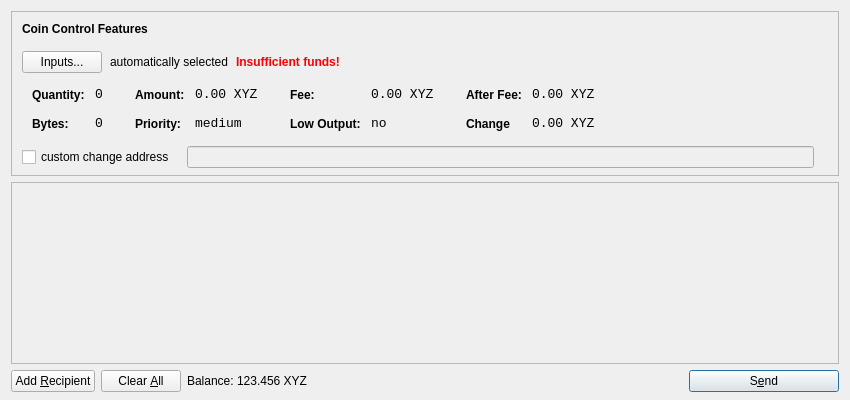
<?xml version="1.0" encoding="UTF-8"?>
<ui version="4.0">
 <class>SendCoinsDialog</class>
 <widget class="QDialog" name="SendCoinsDialog">
  <property name="geometry">
   <rect>
    <x>0</x>
    <y>0</y>
    <width>850</width>
    <height>400</height>
   </rect>
  </property>
  <property name="windowTitle">
   <string>Send Coins</string>
  </property>
  <property name="styleSheet">
   <string notr="true">background-image: url(:/images/gr);</string>
  </property>
  <layout class="QVBoxLayout" name="verticalLayout" stretch="0,1,0">
   <property name="bottomMargin">
    <number>8</number>
   </property>
   <item>
    <widget class="QFrame" name="frameCoinControl">
     <property name="sizePolicy">
      <sizepolicy hsizetype="Expanding" vsizetype="Expanding">
       <horstretch>0</horstretch>
       <verstretch>0</verstretch>
      </sizepolicy>
     </property>
     <property name="maximumSize">
      <size>
       <width>16777215</width>
       <height>16777215</height>
      </size>
     </property>
     <property name="frameShape">
      <enum>QFrame::StyledPanel</enum>
     </property>
     <property name="frameShadow">
      <enum>QFrame::Sunken</enum>
     </property>
     <layout class="QVBoxLayout" name="verticalLayoutCoinControl2">
      <property name="spacing">
       <number>6</number>
      </property>
      <property name="leftMargin">
       <number>0</number>
      </property>
      <property name="topMargin">
       <number>0</number>
      </property>
      <property name="rightMargin">
       <number>0</number>
      </property>
      <property name="bottomMargin">
       <number>6</number>
      </property>
      <item>
       <layout class="QVBoxLayout" name="verticalLayoutCoinControl" stretch="0,0,0,0,1">
        <property name="spacing">
         <number>0</number>
        </property>
        <property name="leftMargin">
         <number>10</number>
        </property>
        <property name="topMargin">
         <number>10</number>
        </property>
        <item>
         <layout class="QHBoxLayout" name="horizontalLayoutCoinControl1">
          <property name="bottomMargin">
           <number>15</number>
          </property>
          <item>
           <widget class="QLabel" name="labelCoinControlFeatures">
            <property name="sizePolicy">
             <sizepolicy hsizetype="Preferred" vsizetype="Maximum">
              <horstretch>0</horstretch>
              <verstretch>0</verstretch>
             </sizepolicy>
            </property>
            <property name="font">
             <font>
              <weight>75</weight>
              <bold>true</bold>
             </font>
            </property>
            <property name="styleSheet">
             <string notr="true">font-weight:bold;</string>
            </property>
            <property name="text">
             <string>Coin Control Features</string>
            </property>
           </widget>
          </item>
         </layout>
        </item>
        <item>
         <layout class="QHBoxLayout" name="horizontalLayoutCoinControl2" stretch="0,0,0,0">
          <property name="spacing">
           <number>8</number>
          </property>
          <property name="bottomMargin">
           <number>10</number>
          </property>
          <item>
           <widget class="QPushButton" name="pushButtonCoinControl">
            <property name="styleSheet">
             <string notr="true"/>
            </property>
            <property name="text">
             <string>Inputs...</string>
            </property>
           </widget>
          </item>
          <item>
           <widget class="QLabel" name="labelCoinControlAutomaticallySelected">
            <property name="text">
             <string>automatically selected</string>
            </property>
            <property name="margin">
             <number>5</number>
            </property>
           </widget>
          </item>
          <item>
           <widget class="QLabel" name="labelCoinControlInsuffFunds">
            <property name="font">
             <font>
              <weight>75</weight>
              <bold>true</bold>
             </font>
            </property>
            <property name="styleSheet">
             <string notr="true">color:red;font-weight:bold;</string>
            </property>
            <property name="text">
             <string>Insufficient funds!</string>
            </property>
            <property name="margin">
             <number>5</number>
            </property>
           </widget>
          </item>
          <item>
           <spacer name="horizontalSpacerCoinControl">
            <property name="orientation">
             <enum>Qt::Horizontal</enum>
            </property>
            <property name="sizeHint" stdset="0">
             <size>
              <width>40</width>
              <height>1</height>
             </size>
            </property>
           </spacer>
          </item>
         </layout>
        </item>
        <item>
         <widget class="QWidget" name="widgetCoinControl" native="true">
          <property name="sizePolicy">
           <sizepolicy hsizetype="Preferred" vsizetype="Preferred">
            <horstretch>0</horstretch>
            <verstretch>0</verstretch>
           </sizepolicy>
          </property>
          <property name="minimumSize">
           <size>
            <width>0</width>
            <height>0</height>
           </size>
          </property>
          <property name="styleSheet">
           <string notr="true"/>
          </property>
          <layout class="QHBoxLayout" name="horizontalLayoutCoinControl5">
           <property name="leftMargin">
            <number>0</number>
           </property>
           <property name="topMargin">
            <number>0</number>
           </property>
           <property name="rightMargin">
            <number>0</number>
           </property>
           <property name="bottomMargin">
            <number>0</number>
           </property>
           <item>
            <layout class="QHBoxLayout" name="horizontalLayoutCoinControl3" stretch="0,0,0,1">
             <property name="spacing">
              <number>20</number>
             </property>
             <property name="topMargin">
              <number>0</number>
             </property>
             <property name="bottomMargin">
              <number>10</number>
             </property>
             <item>
              <layout class="QFormLayout" name="formLayoutCoinControl1">
               <property name="horizontalSpacing">
                <number>10</number>
               </property>
               <property name="verticalSpacing">
                <number>14</number>
               </property>
               <property name="leftMargin">
                <number>10</number>
               </property>
               <property name="topMargin">
                <number>4</number>
               </property>
               <property name="rightMargin">
                <number>6</number>
               </property>
               <item row="0" column="0">
                <widget class="QLabel" name="labelCoinControlQuantityText">
                 <property name="styleSheet">
                  <string notr="true">font-weight:bold;</string>
                 </property>
                 <property name="text">
                  <string>Quantity:</string>
                 </property>
                 <property name="margin">
                  <number>0</number>
                 </property>
                </widget>
               </item>
               <item row="0" column="1">
                <widget class="QLabel" name="labelCoinControlQuantity">
                 <property name="font">
                  <font>
                   <family>Monospace</family>
                   <pointsize>10</pointsize>
                  </font>
                 </property>
                 <property name="cursor">
                  <cursorShape>IBeamCursor</cursorShape>
                 </property>
                 <property name="contextMenuPolicy">
                  <enum>Qt::ActionsContextMenu</enum>
                 </property>
                 <property name="text">
                  <string>0</string>
                 </property>
                 <property name="margin">
                  <number>0</number>
                 </property>
                 <property name="textInteractionFlags">
                  <set>Qt::LinksAccessibleByMouse|Qt::TextSelectableByKeyboard|Qt::TextSelectableByMouse</set>
                 </property>
                </widget>
               </item>
               <item row="1" column="0">
                <widget class="QLabel" name="labelCoinControlBytesText">
                 <property name="styleSheet">
                  <string notr="true">font-weight:bold;</string>
                 </property>
                 <property name="text">
                  <string>Bytes:</string>
                 </property>
                </widget>
               </item>
               <item row="1" column="1">
                <widget class="QLabel" name="labelCoinControlBytes">
                 <property name="font">
                  <font>
                   <family>Monospace</family>
                   <pointsize>10</pointsize>
                  </font>
                 </property>
                 <property name="cursor">
                  <cursorShape>IBeamCursor</cursorShape>
                 </property>
                 <property name="contextMenuPolicy">
                  <enum>Qt::ActionsContextMenu</enum>
                 </property>
                 <property name="text">
                  <string>0</string>
                 </property>
                 <property name="textInteractionFlags">
                  <set>Qt::LinksAccessibleByMouse|Qt::TextSelectableByKeyboard|Qt::TextSelectableByMouse</set>
                 </property>
                </widget>
               </item>
              </layout>
             </item>
             <item>
              <layout class="QFormLayout" name="formLayoutCoinControl2">
               <property name="horizontalSpacing">
                <number>10</number>
               </property>
               <property name="verticalSpacing">
                <number>14</number>
               </property>
               <property name="leftMargin">
                <number>6</number>
               </property>
               <property name="topMargin">
                <number>4</number>
               </property>
               <property name="rightMargin">
                <number>6</number>
               </property>
               <item row="0" column="0">
                <widget class="QLabel" name="labelCoinControlAmountText">
                 <property name="styleSheet">
                  <string notr="true">font-weight:bold;</string>
                 </property>
                 <property name="text">
                  <string>Amount:</string>
                 </property>
                 <property name="margin">
                  <number>0</number>
                 </property>
                </widget>
               </item>
               <item row="0" column="1">
                <widget class="QLabel" name="labelCoinControlAmount">
                 <property name="font">
                  <font>
                   <family>Monospace</family>
                   <pointsize>10</pointsize>
                  </font>
                 </property>
                 <property name="cursor">
                  <cursorShape>IBeamCursor</cursorShape>
                 </property>
                 <property name="contextMenuPolicy">
                  <enum>Qt::ActionsContextMenu</enum>
                 </property>
                 <property name="text">
                  <string>0.00 XYZ</string>
                 </property>
                 <property name="textInteractionFlags">
                  <set>Qt::LinksAccessibleByMouse|Qt::TextSelectableByKeyboard|Qt::TextSelectableByMouse</set>
                 </property>
                </widget>
               </item>
               <item row="1" column="0">
                <widget class="QLabel" name="labelCoinControlPriorityText">
                 <property name="styleSheet">
                  <string notr="true">font-weight:bold;</string>
                 </property>
                 <property name="text">
                  <string>Priority:</string>
                 </property>
                </widget>
               </item>
               <item row="1" column="1">
                <widget class="QLabel" name="labelCoinControlPriority">
                 <property name="font">
                  <font>
                   <family>Monospace</family>
                   <pointsize>10</pointsize>
                  </font>
                 </property>
                 <property name="cursor">
                  <cursorShape>IBeamCursor</cursorShape>
                 </property>
                 <property name="contextMenuPolicy">
                  <enum>Qt::ActionsContextMenu</enum>
                 </property>
                 <property name="text">
                  <string>medium</string>
                 </property>
                 <property name="textInteractionFlags">
                  <set>Qt::LinksAccessibleByMouse|Qt::TextSelectableByKeyboard|Qt::TextSelectableByMouse</set>
                 </property>
                </widget>
               </item>
              </layout>
             </item>
             <item>
              <layout class="QFormLayout" name="formLayoutCoinControl3">
               <property name="horizontalSpacing">
                <number>10</number>
               </property>
               <property name="verticalSpacing">
                <number>14</number>
               </property>
               <property name="leftMargin">
                <number>6</number>
               </property>
               <property name="topMargin">
                <number>4</number>
               </property>
               <property name="rightMargin">
                <number>6</number>
               </property>
               <item row="0" column="0">
                <widget class="QLabel" name="labelCoinControlFeeText">
                 <property name="styleSheet">
                  <string notr="true">font-weight:bold;</string>
                 </property>
                 <property name="text">
                  <string>Fee:</string>
                 </property>
                 <property name="margin">
                  <number>0</number>
                 </property>
                </widget>
               </item>
               <item row="0" column="1">
                <widget class="QLabel" name="labelCoinControlFee">
                 <property name="font">
                  <font>
                   <family>Monospace</family>
                   <pointsize>10</pointsize>
                  </font>
                 </property>
                 <property name="cursor">
                  <cursorShape>IBeamCursor</cursorShape>
                 </property>
                 <property name="contextMenuPolicy">
                  <enum>Qt::ActionsContextMenu</enum>
                 </property>
                 <property name="text">
                  <string>0.00 XYZ</string>
                 </property>
                 <property name="textInteractionFlags">
                  <set>Qt::LinksAccessibleByMouse|Qt::TextSelectableByKeyboard|Qt::TextSelectableByMouse</set>
                 </property>
                </widget>
               </item>
               <item row="1" column="0">
                <widget class="QLabel" name="labelCoinControlLowOutputText">
                 <property name="styleSheet">
                  <string notr="true">font-weight:bold;</string>
                 </property>
                 <property name="text">
                  <string>Low Output:</string>
                 </property>
                </widget>
               </item>
               <item row="1" column="1">
                <widget class="QLabel" name="labelCoinControlLowOutput">
                 <property name="font">
                  <font>
                   <family>Monospace</family>
                   <pointsize>10</pointsize>
                  </font>
                 </property>
                 <property name="cursor">
                  <cursorShape>IBeamCursor</cursorShape>
                 </property>
                 <property name="contextMenuPolicy">
                  <enum>Qt::ActionsContextMenu</enum>
                 </property>
                 <property name="text">
                  <string>no</string>
                 </property>
                 <property name="textInteractionFlags">
                  <set>Qt::LinksAccessibleByMouse|Qt::TextSelectableByKeyboard|Qt::TextSelectableByMouse</set>
                 </property>
                </widget>
               </item>
              </layout>
             </item>
             <item>
              <layout class="QFormLayout" name="formLayoutCoinControl4">
               <property name="horizontalSpacing">
                <number>10</number>
               </property>
               <property name="verticalSpacing">
                <number>14</number>
               </property>
               <property name="leftMargin">
                <number>6</number>
               </property>
               <property name="topMargin">
                <number>4</number>
               </property>
               <property name="rightMargin">
                <number>6</number>
               </property>
               <item row="0" column="0">
                <widget class="QLabel" name="labelCoinControlAfterFeeText">
                 <property name="styleSheet">
                  <string notr="true">font-weight:bold;</string>
                 </property>
                 <property name="text">
                  <string>After Fee:</string>
                 </property>
                 <property name="margin">
                  <number>0</number>
                 </property>
                </widget>
               </item>
               <item row="0" column="1">
                <widget class="QLabel" name="labelCoinControlAfterFee">
                 <property name="font">
                  <font>
                   <family>Monospace</family>
                   <pointsize>10</pointsize>
                  </font>
                 </property>
                 <property name="cursor">
                  <cursorShape>IBeamCursor</cursorShape>
                 </property>
                 <property name="contextMenuPolicy">
                  <enum>Qt::ActionsContextMenu</enum>
                 </property>
                 <property name="text">
                  <string>0.00 XYZ</string>
                 </property>
                 <property name="textInteractionFlags">
                  <set>Qt::LinksAccessibleByMouse|Qt::TextSelectableByKeyboard|Qt::TextSelectableByMouse</set>
                 </property>
                </widget>
               </item>
               <item row="1" column="0">
                <widget class="QLabel" name="labelCoinControlChangeText">
                 <property name="styleSheet">
                  <string notr="true">font-weight:bold;</string>
                 </property>
                 <property name="text">
                  <string>Change</string>
                 </property>
                </widget>
               </item>
               <item row="1" column="1">
                <widget class="QLabel" name="labelCoinControlChange">
                 <property name="font">
                  <font>
                   <family>Monospace</family>
                   <pointsize>10</pointsize>
                  </font>
                 </property>
                 <property name="cursor">
                  <cursorShape>IBeamCursor</cursorShape>
                 </property>
                 <property name="contextMenuPolicy">
                  <enum>Qt::ActionsContextMenu</enum>
                 </property>
                 <property name="text">
                  <string>0.00 XYZ</string>
                 </property>
                 <property name="textInteractionFlags">
                  <set>Qt::LinksAccessibleByMouse|Qt::TextSelectableByKeyboard|Qt::TextSelectableByMouse</set>
                 </property>
                </widget>
               </item>
              </layout>
             </item>
            </layout>
           </item>
          </layout>
         </widget>
        </item>
        <item>
         <layout class="QHBoxLayout" name="horizontalLayoutCoinControl4" stretch="0,0,0">
          <property name="spacing">
           <number>12</number>
          </property>
          <property name="sizeConstraint">
           <enum>QLayout::SetDefaultConstraint</enum>
          </property>
          <property name="topMargin">
           <number>5</number>
          </property>
          <property name="rightMargin">
           <number>5</number>
          </property>
          <item>
           <widget class="QCheckBox" name="checkBoxCoinControlChange">
            <property name="text">
             <string>custom change address</string>
            </property>
           </widget>
          </item>
          <item>
           <widget class="QLineEdit" name="lineEditCoinControlChange">
            <property name="enabled">
             <bool>false</bool>
            </property>
            <property name="sizePolicy">
             <sizepolicy hsizetype="Expanding" vsizetype="Fixed">
              <horstretch>0</horstretch>
              <verstretch>0</verstretch>
             </sizepolicy>
            </property>
           </widget>
          </item>
          <item>
           <widget class="QLabel" name="labelCoinControlChangeLabel">
            <property name="sizePolicy">
             <sizepolicy hsizetype="Preferred" vsizetype="Expanding">
              <horstretch>0</horstretch>
              <verstretch>0</verstretch>
             </sizepolicy>
            </property>
            <property name="minimumSize">
             <size>
              <width>0</width>
              <height>0</height>
             </size>
            </property>
            <property name="text">
             <string/>
            </property>
            <property name="margin">
             <number>3</number>
            </property>
           </widget>
          </item>
         </layout>
        </item>
        <item>
         <spacer name="verticalSpacerCoinControl">
          <property name="orientation">
           <enum>Qt::Vertical</enum>
          </property>
          <property name="sizeHint" stdset="0">
           <size>
            <width>800</width>
            <height>1</height>
           </size>
          </property>
         </spacer>
        </item>
       </layout>
      </item>
     </layout>
    </widget>
   </item>
   <item>
    <widget class="QScrollArea" name="scrollArea">
     <property name="widgetResizable">
      <bool>true</bool>
     </property>
     <widget class="QWidget" name="scrollAreaWidgetContents">
      <property name="geometry">
       <rect>
        <x>0</x>
        <y>0</y>
        <width>830</width>
        <height>172</height>
       </rect>
      </property>
      <layout class="QVBoxLayout" name="verticalLayout_2">
       <property name="leftMargin">
        <number>0</number>
       </property>
       <property name="topMargin">
        <number>0</number>
       </property>
       <property name="rightMargin">
        <number>0</number>
       </property>
       <property name="bottomMargin">
        <number>0</number>
       </property>
       <item>
        <layout class="QVBoxLayout" name="entries">
         <property name="spacing">
          <number>6</number>
         </property>
        </layout>
       </item>
       <item>
        <spacer name="verticalSpacer">
         <property name="orientation">
          <enum>Qt::Vertical</enum>
         </property>
         <property name="sizeHint" stdset="0">
          <size>
           <width>20</width>
           <height>40</height>
          </size>
         </property>
        </spacer>
       </item>
      </layout>
     </widget>
    </widget>
   </item>
   <item>
    <layout class="QHBoxLayout" name="horizontalLayout">
     <item>
      <widget class="QPushButton" name="addButton">
       <property name="toolTip">
        <string>Send to multiple recipients at once</string>
       </property>
       <property name="text">
        <string>Add &amp;Recipient</string>
       </property>
       <property name="icon">
        <iconset resource="../bitcoin.qrc">
         <normaloff>:/icons/add</normaloff>:/icons/add</iconset>
       </property>
       <property name="autoDefault">
        <bool>false</bool>
       </property>
      </widget>
     </item>
     <item>
      <widget class="QPushButton" name="clearButton">
       <property name="sizePolicy">
        <sizepolicy hsizetype="Minimum" vsizetype="Fixed">
         <horstretch>0</horstretch>
         <verstretch>0</verstretch>
        </sizepolicy>
       </property>
       <property name="toolTip">
        <string>Remove all transaction fields</string>
       </property>
       <property name="text">
        <string>Clear &amp;All</string>
       </property>
       <property name="icon">
        <iconset resource="../bitcoin.qrc">
         <normaloff>:/icons/remove</normaloff>:/icons/remove</iconset>
       </property>
       <property name="autoRepeatDelay">
        <number>300</number>
       </property>
       <property name="autoDefault">
        <bool>false</bool>
       </property>
      </widget>
     </item>
     <item>
      <layout class="QHBoxLayout" name="horizontalLayout_2">
       <property name="spacing">
        <number>3</number>
       </property>
       <item>
        <widget class="QLabel" name="label">
         <property name="sizePolicy">
          <sizepolicy hsizetype="Preferred" vsizetype="Fixed">
           <horstretch>0</horstretch>
           <verstretch>0</verstretch>
          </sizepolicy>
         </property>
         <property name="text">
          <string>Balance:</string>
         </property>
        </widget>
       </item>
       <item>
        <widget class="QLabel" name="labelBalance">
         <property name="sizePolicy">
          <sizepolicy hsizetype="Preferred" vsizetype="Fixed">
           <horstretch>0</horstretch>
           <verstretch>0</verstretch>
          </sizepolicy>
         </property>
         <property name="cursor">
          <cursorShape>IBeamCursor</cursorShape>
         </property>
         <property name="text">
          <string>123.456 XYZ</string>
         </property>
         <property name="textInteractionFlags">
          <set>Qt::LinksAccessibleByMouse|Qt::TextSelectableByKeyboard|Qt::TextSelectableByMouse</set>
         </property>
        </widget>
       </item>
      </layout>
     </item>
     <item>
      <spacer name="horizontalSpacer">
       <property name="orientation">
        <enum>Qt::Horizontal</enum>
       </property>
       <property name="sizeHint" stdset="0">
        <size>
         <width>40</width>
         <height>20</height>
        </size>
       </property>
      </spacer>
     </item>
     <item>
      <widget class="QPushButton" name="sendButton">
       <property name="minimumSize">
        <size>
         <width>150</width>
         <height>0</height>
        </size>
       </property>
       <property name="toolTip">
        <string>Confirm the send action</string>
       </property>
       <property name="text">
        <string>S&amp;end</string>
       </property>
       <property name="icon">
        <iconset resource="../bitcoin.qrc">
         <normaloff>:/icons/send</normaloff>:/icons/send</iconset>
       </property>
       <property name="default">
        <bool>true</bool>
       </property>
      </widget>
     </item>
    </layout>
   </item>
  </layout>
 </widget>
 <resources>
  <include location="../bitcoin.qrc"/>
 </resources>
 <connections/>
</ui>
